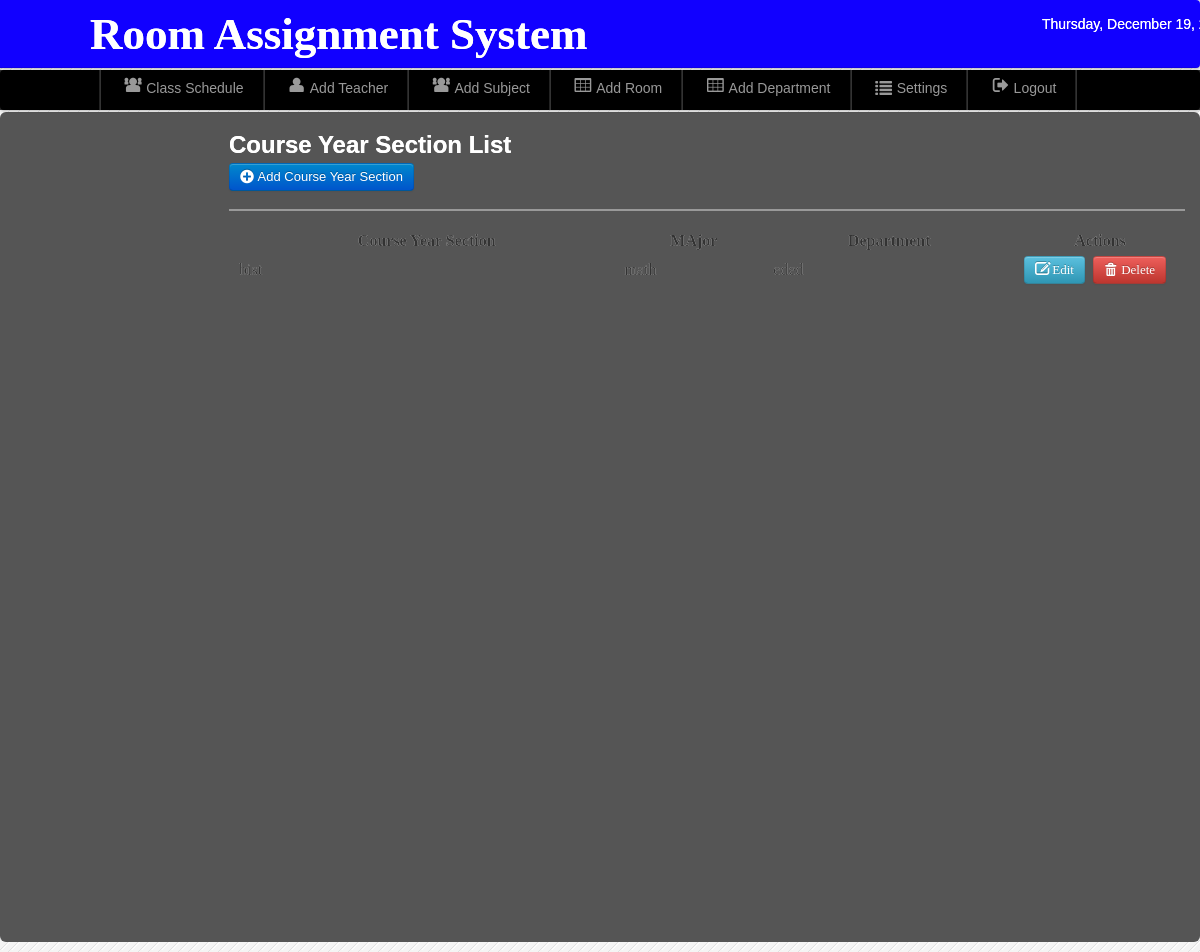
Screenshot of /admin/course.php (signed in) with the database file from the repository.
### tables this page shows
CREATE TABLE `course` (
  `course_id` int(11) NOT NULL,
  `course_year_section` varchar(100) NOT NULL,
  `Department` varchar(100) NOT NULL,
  `major` varchar(100) NOT NULL
);

### admin/course.php (the view, shortened to what this page needs)
<?php
include('./components/header.php');
include('./connection/dbcon.php');
include('./components/nav-top1.php');
include('./components/main.php');
?>
<div class="wrapper">
<div id="element" class="hero-body-course">
<div class="right-nav-content">
<h2><font color="white">Course Year Section List</font></h2>
	<a class="btn btn-primary" href="add_course.php" >  <i class="icon-plus-sign icon-large"></i>&nbsp;Add Course Year Section</a>
	<hr>
	<table class="users-table">
<div class="demo_jui">
		<table cellpadding="0" cellspacing="0" border="0" class="display" id="log" class="jtable">
			<thead>
				<tr>
				<th>Course Year Section</th>
				<th>MAjor</th>
				<th>Department</th>
				<th>Actions</th>
				</tr>
			</thead>
			<tbody>
<?php
$result=mysqli_query($conn,"select * from course")or die(mysqli_error());
while($row=mysqli_fetch_array($result)){ $id=$row['course_id']
 ?>
<tr class="del<?php echo $id ?>">
	<td><?php echo $row['course_year_section']; ?></td>
	<td><?php echo $row['major'];?></td>
	<td><?php  echo $row['Department'];?></td>
	<td align="center" width="160">
	<a class="btn btn-info" href="update_course.php<?php echo '?id='.$id; ?>"><i class="icon-edit icon-large"></i>&nbsp;Edit</a>&nbsp;
	<a class="btn btn-danger1"   data-toggle="modal" href="#<?php echo $id; ?>">  <i class="icon-trash icon-large"></i>&nbsp;Delete</a>
</td>
<?php }?>
	</tr>
			</tbody>
		</table>
</div>
	</div>
</div>
</body>

### admin/css/style.css (style rules this page uses)
* { margin:0; padding:0; }
a { color:#777; }
.wrapper { margin-top: -43px; }
html, body { height: 100%; margin: 0; padding: 0; display: flex; flex-direction: column; min-height: 100%; }

### admin/css/datatable/demo_table_jui.css (style rules this page uses)
table.display thead th { cursor: pointer; padding: 3px 0 3px 10px; }
table.display { border-collapse: collapse; clear: both; margin: 0 auto; width: 100%; }
table.display td { padding: 3px 10px; }

### rows the page displays
course: course_year_section "bist", major "math", Department "eded"
